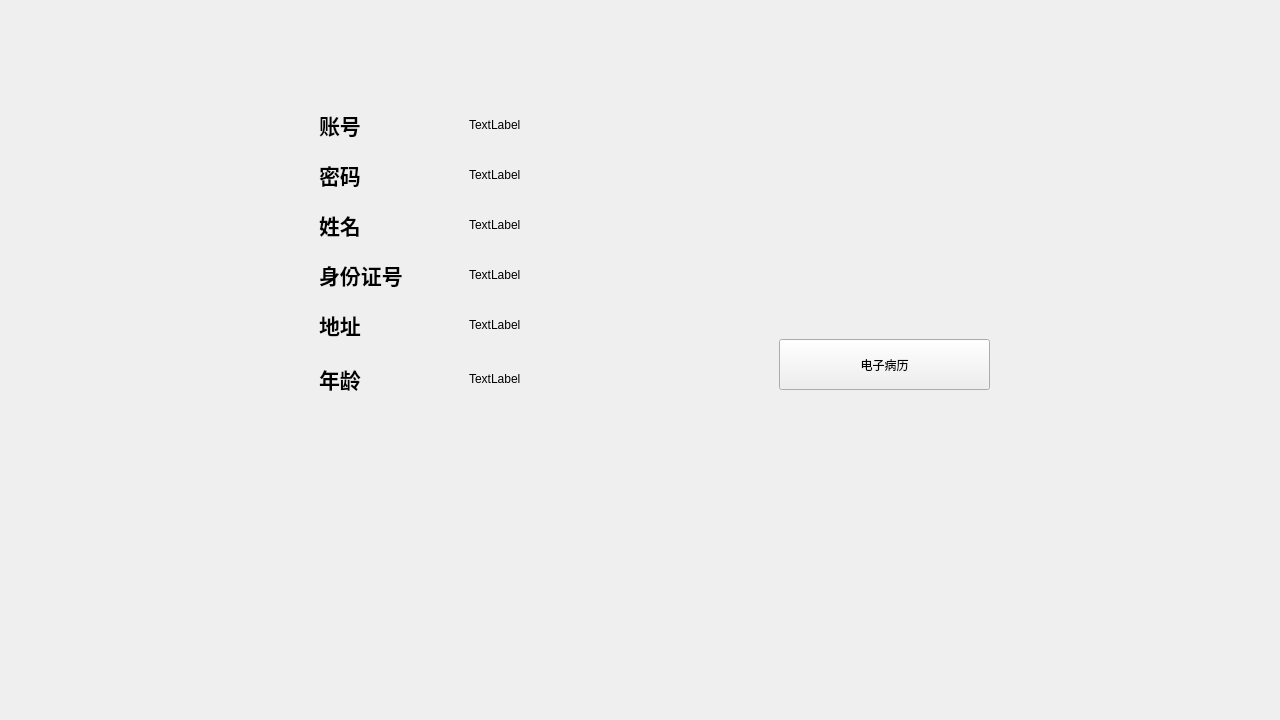
<?xml version="1.0" encoding="UTF-8"?>
<ui version="4.0">
 <class>Form</class>
 <widget class="QWidget" name="Form">
  <property name="geometry">
   <rect>
    <x>0</x>
    <y>0</y>
    <width>1280</width>
    <height>720</height>
   </rect>
  </property>
  <property name="windowTitle">
   <string>Form</string>
  </property>
  <widget class="QWidget" name="profile_widget" native="true">
   <property name="geometry">
    <rect>
     <x>259</x>
     <y>29</y>
     <width>981</width>
     <height>671</height>
    </rect>
   </property>
   <widget class="QLabel" name="register_age_label">
    <property name="geometry">
     <rect>
      <x>60</x>
      <y>334</y>
      <width>121</width>
      <height>31</height>
     </rect>
    </property>
    <property name="font">
     <font>
      <pointsize>16</pointsize>
      <weight>75</weight>
      <bold>true</bold>
     </font>
    </property>
    <property name="text">
     <string>年龄</string>
    </property>
   </widget>
   <widget class="QLabel" name="register_address_label">
    <property name="geometry">
     <rect>
      <x>60</x>
      <y>280</y>
      <width>121</width>
      <height>31</height>
     </rect>
    </property>
    <property name="font">
     <font>
      <pointsize>16</pointsize>
      <weight>75</weight>
      <bold>true</bold>
     </font>
    </property>
    <property name="text">
     <string>地址</string>
    </property>
   </widget>
   <widget class="QLabel" name="register_name_label">
    <property name="geometry">
     <rect>
      <x>60</x>
      <y>180</y>
      <width>121</width>
      <height>31</height>
     </rect>
    </property>
    <property name="font">
     <font>
      <pointsize>16</pointsize>
      <weight>75</weight>
      <bold>true</bold>
     </font>
    </property>
    <property name="text">
     <string>姓名</string>
    </property>
   </widget>
   <widget class="QLabel" name="register_id_label">
    <property name="geometry">
     <rect>
      <x>60</x>
      <y>80</y>
      <width>121</width>
      <height>31</height>
     </rect>
    </property>
    <property name="font">
     <font>
      <pointsize>16</pointsize>
      <weight>75</weight>
      <bold>true</bold>
     </font>
    </property>
    <property name="text">
     <string>账号</string>
    </property>
   </widget>
   <widget class="QLabel" name="register_password_label">
    <property name="geometry">
     <rect>
      <x>60</x>
      <y>130</y>
      <width>121</width>
      <height>31</height>
     </rect>
    </property>
    <property name="font">
     <font>
      <pointsize>16</pointsize>
      <weight>75</weight>
      <bold>true</bold>
     </font>
    </property>
    <property name="text">
     <string>密码</string>
    </property>
   </widget>
   <widget class="QLabel" name="register_idcard_label">
    <property name="geometry">
     <rect>
      <x>60</x>
      <y>230</y>
      <width>121</width>
      <height>31</height>
     </rect>
    </property>
    <property name="font">
     <font>
      <pointsize>16</pointsize>
      <weight>75</weight>
      <bold>true</bold>
     </font>
    </property>
    <property name="text">
     <string>身份证号</string>
    </property>
   </widget>
   <widget class="QLabel" name="register_id_output">
    <property name="geometry">
     <rect>
      <x>210</x>
      <y>80</y>
      <width>271</width>
      <height>31</height>
     </rect>
    </property>
    <property name="text">
     <string>TextLabel</string>
    </property>
   </widget>
   <widget class="QLabel" name="profile_picture">
    <property name="geometry">
     <rect>
      <x>530</x>
      <y>80</y>
      <width>211</width>
      <height>211</height>
     </rect>
    </property>
    <property name="text">
     <string/>
    </property>
    <property name="pixmap">
     <pixmap>../女.png</pixmap>
    </property>
   </widget>
   <widget class="QPushButton" name="medical_record_button">
    <property name="geometry">
     <rect>
      <x>520</x>
      <y>310</y>
      <width>211</width>
      <height>51</height>
     </rect>
    </property>
    <property name="text">
     <string>电子病历</string>
    </property>
   </widget>
   <widget class="QLabel" name="register_password_output">
    <property name="geometry">
     <rect>
      <x>210</x>
      <y>130</y>
      <width>271</width>
      <height>31</height>
     </rect>
    </property>
    <property name="text">
     <string>TextLabel</string>
    </property>
   </widget>
   <widget class="QLabel" name="register_name_output">
    <property name="geometry">
     <rect>
      <x>210</x>
      <y>180</y>
      <width>271</width>
      <height>31</height>
     </rect>
    </property>
    <property name="text">
     <string>TextLabel</string>
    </property>
   </widget>
   <widget class="QLabel" name="register_idcard_output">
    <property name="geometry">
     <rect>
      <x>210</x>
      <y>230</y>
      <width>271</width>
      <height>31</height>
     </rect>
    </property>
    <property name="text">
     <string>TextLabel</string>
    </property>
   </widget>
   <widget class="QLabel" name="register_address_output">
    <property name="geometry">
     <rect>
      <x>210</x>
      <y>280</y>
      <width>271</width>
      <height>31</height>
     </rect>
    </property>
    <property name="text">
     <string>TextLabel</string>
    </property>
   </widget>
   <widget class="QLabel" name="register_age_output">
    <property name="geometry">
     <rect>
      <x>210</x>
      <y>334</y>
      <width>271</width>
      <height>31</height>
     </rect>
    </property>
    <property name="text">
     <string>TextLabel</string>
    </property>
   </widget>
  </widget>
 </widget>
 <resources/>
 <connections/>
</ui>
